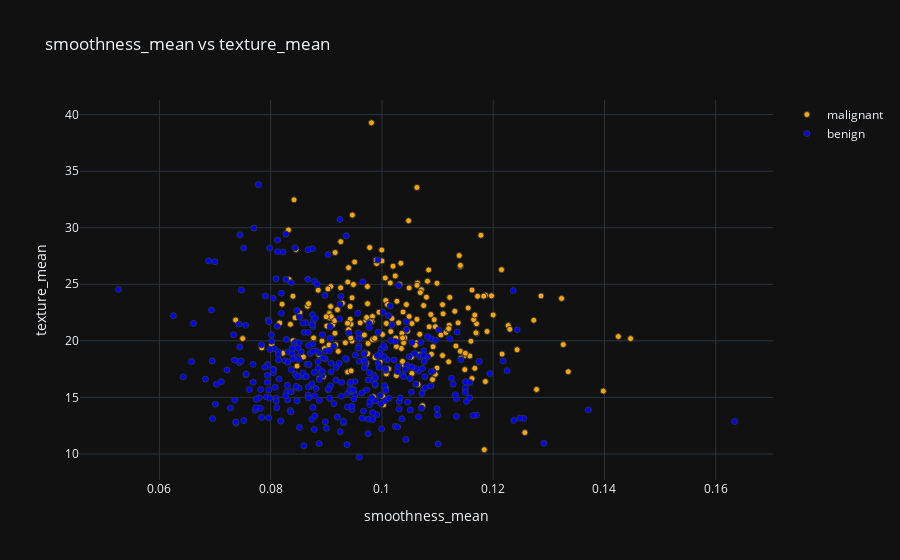

Here is the notebook cell this chart was saved with:
### Markdown cell above
#### E)  uncorrelated features

### Code cell
plot_feat1_feat2('smoothness_mean','texture_mean')

### Figure 1 — Plotly figure (JSON) as saved in the notebook; plotly's stock layout.template omitted (floating-point values rounded to 4 significant figures; data arrays with more than 128 entries replaced by an {"elided": "..."} marker saying what was removed)
{"data": [{"marker": {"color": "Orange", "line": {"width": 1}}, "mode": "markers", "name": "malignant", "x": {"elided": "212 float values"}, "y": {"elided": "212 float values"}, "type": "scatter"}, {"marker": {"color": "Blue", "line": {"width": 1}}, "mode": "markers", "name": "benign", "x": {"elided": "357 float values"}, "y": {"elided": "357 float values"}, "type": "scatter"}], "layout": {"title": {"text": "smoothness_mean vs texture_mean"}, "xaxis": {"title": {"text": "smoothness_mean"}, "zeroline": false}, "yaxis": {"title": {"text": "texture_mean"}, "zeroline": false}}}
